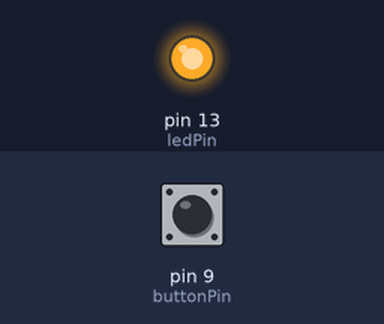
This sketch was run on a simulated Arduino Uno, built with avr-gcc and run on an emulated ATmega328P. On the bench: output pins drawn as LEDs (lit = HIGH). The inputs (shaded band) are chosen by the test bench; at power-on: pin 9 (buttonPin) HIGH.

Above: at 1.2 s.
1.3 s: pin 9 (buttonPin) pulled LOW for 0.15 s
At 1.37 s:
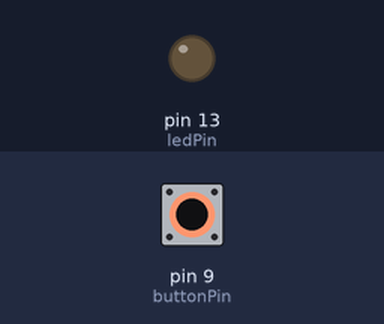
2.9 s: pin 9 (buttonPin) pulled LOW for 3.2 s
At 7.3 s:
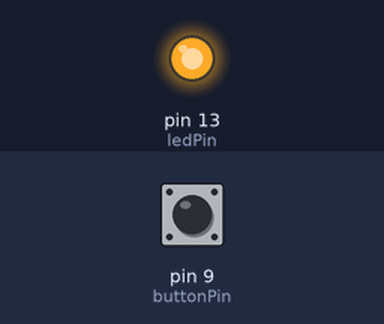
Timing chart, 0 to 8.8 s (numbered marks = the images above; inputs shaded):
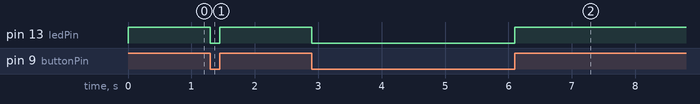

The sketch:

button.ino
```cpp
// the LED is attached to this digital output pin
int ledPin = 13;
// the pushbutton is attached to this digital input pin
int buttonPin = 9;
// the value read by the pin .
int buttonValue ;
void setup () {
// set ledPin to OUTPUT
pinMode ( ledPin , OUTPUT );
// set buttonPin to INPUT and turn on internal pull up resistor
pinMode ( buttonPin , INPUT );
digitalWrite ( buttonPin , HIGH ) ;
}
void loop () {
// read the pushbutton state and set the light to be the same value
buttonValue = digitalRead ( buttonPin ) ;
digitalWrite ( ledPin , buttonValue );
}
```

Measured:
- after the input at 1.3 s, pin 13 (ledPin): HIGH → LOW at once, → HIGH 0.15 s later
- after the input at 2.9 s, pin 13 (ledPin): HIGH → LOW at once, → HIGH 3.2 s later
